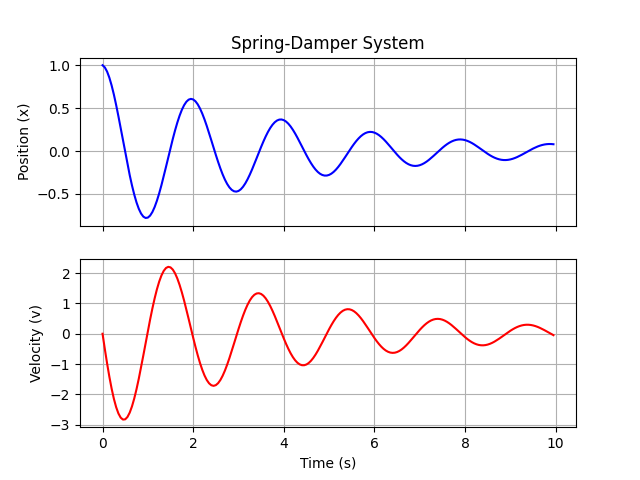

Generate this figure with Python:
import numpy as np
import matplotlib.pyplot as plt

m = 1.0
k = 10.0
c = 0.5
x0 = 1.0
v0 = 0.0
dt = 0.05
t_max = 10.0

t_l = np.arange(0, t_max, dt)

v_l = [v0]
x_l = [x0]
x = x0
v = v0
t_e = 0.0

while t_e < t_max:
    a = (-k*x - c*v) / m
    v = v + a*dt
    x = x + v*dt
    v_l.append(v)
    x_l.append(x)
    t_e = t_e + dt

x_l_c = x_l[:len(t_l)]
v_l_c = v_l[:len(t_l)]
fig, (ax1, ax2) = plt.subplots(2, 1, sharex=True)
ax1.plot(t_l, x_l_c,
         color='blue',
         label="Position (x)")
ax1.set(ylabel="Position (x)",
        title="Spring-Damper System",)
ax1.grid(True)
ax2.plot(t_l, v_l_c,
         color='red',
         label="Velocity (v)")
ax2.set(ylabel="Velocity (v)",
        xlabel="Time (s)")
ax2.grid(True)

plt.savefig("spring_damper.png")